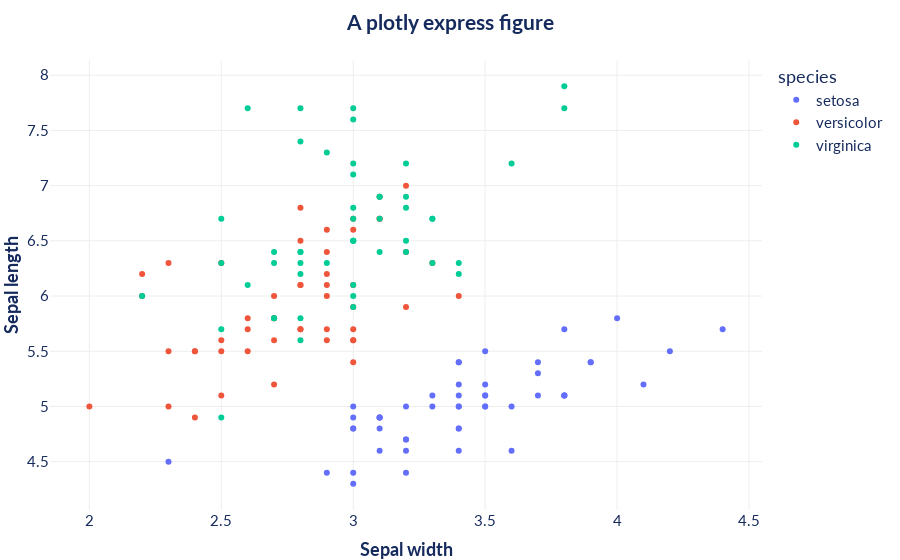

The code cell stored with this chart in its notebook:
### Markdown cell above
Looks pretty good! The Plotly styling is already fixed to Visium's custom styling.

There remain, however, a couple of issues. 

1. There is no title for the Figure
2. The ratio is not optimized for addition into our template Google Slides decks
3. The x- and y-axis labels are still in `snake_case`, which does not look professional

Let us fix this!

### Code cell
fig.update_layout(title="A Plotly Express Figure")

plotly.format(fig) # All we need to do is call plt.format()!

fig.show()

### Figure 1 — Plotly figure (JSON) as saved in the notebook; plotly's stock layout.template omitted (floating-point values rounded to 4 significant figures)
{"data": [{"hovertemplate": "species=setosa<br>sepal_width=%{x}<br>sepal_length=%{y}<extra></extra>", "legendgroup": "setosa", "marker": {"color": "#636efa", "symbol": "circle"}, "mode": "markers", "name": "setosa", "orientation": "v", "showlegend": true, "type": "scatter", "x": [3.5, 3, 3.2, 3.1, 3.6, 3.9, 3.4, 3.4, 2.9, 3.1, 3.7, 3.4, 3, 3, 4, 4.4, 3.9, 3.5, 3.8, 3.8, 3.4, 3.7, 3.6, 3.3, 3.4, 3, 3.4, 3.5, 3.4, 3.2, 3.1, 3.4, 4.1, 4.2, 3.1, 3.2, 3.5, 3.1, 3, 3.4, 3.5, 2.3, 3.2, 3.5, 3.8, 3, 3.8, 3.2, 3.7, 3.3], "xaxis": "x", "y": [5.1, 4.9, 4.7, 4.6, 5, 5.4, 4.6, 5, 4.4, 4.9, 5.4, 4.8, 4.8, 4.3, 5.8, 5.7, 5.4, 5.1, 5.7, 5.1, 5.4, 5.1, 4.6, 5.1, 4.8, 5, 5, 5.2, 5.2, 4.7, 4.8, 5.4, 5.2, 5.5, 4.9, 5, 5.5, 4.9, 4.4, 5.1, 5, 4.5, 4.4, 5, 5.1, 4.8, 5.1, 4.6, 5.3, 5], "yaxis": "y"}, {"hovertemplate": "species=versicolor<br>sepal_width=%{x}<br>sepal_length=%{y}<extra></extra>", "legendgroup": "versicolor", "marker": {"color": "#EF553B", "symbol": "circle"}, "mode": "markers", "name": "versicolor", "orientation": "v", "showlegend": true, "type": "scatter", "x": [3.2, 3.2, 3.1, 2.3, 2.8, 2.8, 3.3, 2.4, 2.9, 2.7, 2, 3, 2.2, 2.9, 2.9, 3.1, 3, 2.7, 2.2, 2.5, 3.2, 2.8, 2.5, 2.8, 2.9, 3, 2.8, 3, 2.9, 2.6, 2.4, 2.4, 2.7, 2.7, 3, 3.4, 3.1, 2.3, 3, 2.5, 2.6, 3, 2.6, 2.3, 2.7, 3, 2.9, 2.9, 2.5, 2.8], "xaxis": "x", "y": [7, 6.4, 6.9, 5.5, 6.5, 5.7, 6.3, 4.9, 6.6, 5.2, 5, 5.9, 6, 6.1, 5.6, 6.7, 5.6, 5.8, 6.2, 5.6, 5.9, 6.1, 6.3, 6.1, 6.4, 6.6, 6.8, 6.7, 6, 5.7, 5.5, 5.5, 5.8, 6, 5.4, 6, 6.7, 6.3, 5.6, 5.5, 5.5, 6.1, 5.8, 5, 5.6, 5.7, 5.7, 6.2, 5.1, 5.7], "yaxis": "y"}, {"hovertemplate": "species=virginica<br>sepal_width=%{x}<br>sepal_length=%{y}<extra></extra>", "legendgroup": "virginica", "marker": {"color": "#00cc96", "symbol": "circle"}, "mode": "markers", "name": "virginica", "orientation": "v", "showlegend": true, "type": "scatter", "x": [3.3, 2.7, 3, 2.9, 3, 3, 2.5, 2.9, 2.5, 3.6, 3.2, 2.7, 3, 2.5, 2.8, 3.2, 3, 3.8, 2.6, 2.2, 3.2, 2.8, 2.8, 2.7, 3.3, 3.2, 2.8, 3, 2.8, 3, 2.8, 3.8, 2.8, 2.8, 2.6, 3, 3.4, 3.1, 3, 3.1, 3.1, 3.1, 2.7, 3.2, 3.3, 3, 2.5, 3, 3.4, 3], "xaxis": "x", "y": [6.3, 5.8, 7.1, 6.3, 6.5, 7.6, 4.9, 7.3, 6.7, 7.2, 6.5, 6.4, 6.8, 5.7, 5.8, 6.4, 6.5, 7.7, 7.7, 6, 6.9, 5.6, 7.7, 6.3, 6.7, 7.2, 6.2, 6.1, 6.4, 7.2, 7.4, 7.9, 6.4, 6.3, 6.1, 7.7, 6.3, 6.4, 6, 6.9, 6.7, 6.9, 5.8, 6.8, 6.7, 6.7, 6.3, 6.5, 6.2, 5.9], "yaxis": "y"}], "layout": {"legend": {"font": {"color": "#162b5d"}, "title": {"text": "species"}, "tracegroupgap": 0}, "margin": {"t": 60}, "title": {"font": {"color": "#162b5d"}, "text": "<b>A plotly express figure</b>"}, "xaxis": {"anchor": "y", "domain": [0, 1], "title": {"text": "<b>Sepal width</b>"}}, "yaxis": {"anchor": "x", "domain": [0, 1], "title": {"text": "<b>Sepal length</b>"}}}}
